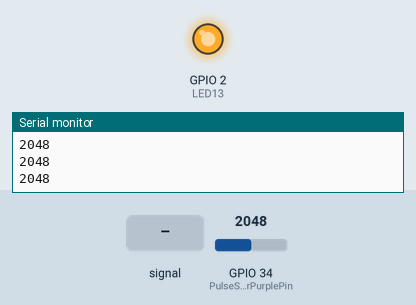
This sketch was run on a simulated ESP32. Parts: output pins drawn as LEDs (lit = HIGH), the last lines printed to the serial monitor. Dashed ring = blinking. The test bench sets the inputs (shaded band); at power-on: GPIO 34 (PulseSensorPurplePin) = 2048.

Above: at 1.2 s.
1.3 s: GPIO 34 (PulseSensorPurplePin) fed a 200 Hz sine of ±1842 counts around its level
At 4.2 s:
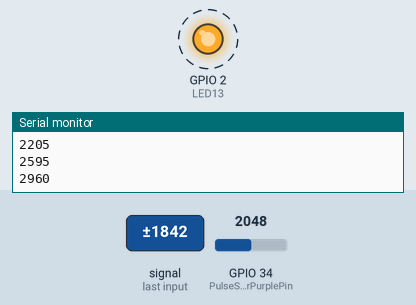
4.3 s: GPIO 34 (PulseSensorPurplePin) set to 2866
At 5.1 s:
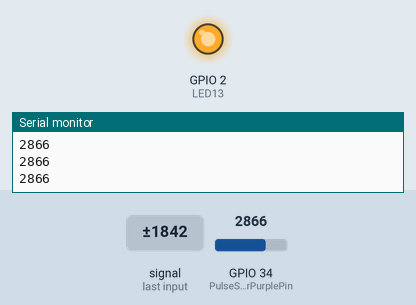
5.8 s: GPIO 34 (PulseSensorPurplePin) set to 478
7.3 s: GPIO 34 (PulseSensorPurplePin) set to 409
At 8.1 s:
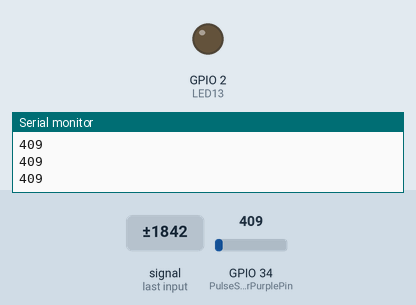
8.8 s: GPIO 34 (PulseSensorPurplePin) set to 490
At 9.4 s:
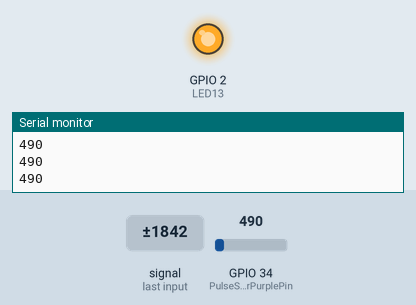
Timing chart, 0 to 11.3 s (numbered marks = the images above; inputs shaded):
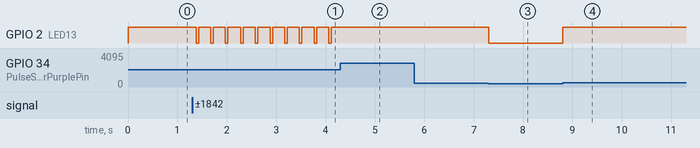

The sketch:

thresHold350.ino
```cpp
/*  PulseSensor Starter Project and Signal Tester
 *  The Best Way to Get Started  With, or See the Raw Signal of, your PulseSensor.com™ & Arduino.
 *
 *  Here is a link to the tutorial
 *  https://pulsesensor.com/pages/code-and-guide
 *
 *  WATCH ME (Tutorial Video):
 *  https://www.youtube.com/watch?v=RbB8NSRa5X4
 *
 *
-------------------------------------------------------------
1) This shows a live human Heartbeat Pulse.
2) Live visualization in Arduino's Cool "Serial Plotter".
3) Blink an LED on each Heartbeat.
4) This is the direct Pulse Sensor's Signal.
5) A great first-step in troubleshooting your circuit and connections.
6) "Human-readable" code that is newbie friendly."

*/


//  Variables
int PulseSensorPurplePin = 34;        // Pulse Sensor PURPLE WIRE connected to ANALOG PIN 0
int LED13 = 2;   //  The on-board Arduion LED


int Signal;                // holds the incoming raw data. Signal value can range from 0-1024
int Threshold = 450;            // Determine which Signal to "count as a beat", and which to ingore.


// The SetUp Function:
void setup() {
  pinMode(LED13,OUTPUT);         // pin that will blink to your heartbeat!
   Serial.begin(9600);         // Set's up Serial Communication at certain speed.

}

// The Main Loop Function
void loop() {

  Signal = analogRead(PulseSensorPurplePin);  // Read the PulseSensor's value.
                                              // Assign this value to the "Signal" variable.

   Serial.println(Signal);                    // Send the Signal value to Serial Plotter.


   if(Signal > Threshold){                          // If the signal is above "550", then "turn-on" Arduino's on-Board LED.
     digitalWrite(LED13,HIGH);
   } else {
     digitalWrite(LED13,LOW);                //  Else, the sigal must be below "550", so "turn-off" this LED.
   }


delay(10);


}
```

Measured:
- the behaviour switches between 451 and 450 on GPIO 34 (PulseSensorPurplePin) (found by bisection; images 2 and 3)
- after the input at 1.3 s, GPIO 2 (LED13): alternates HIGH for 0.24 s and LOW for 0.05 s, starting after 0.08 s
- after the input at 4.3 s, GPIO 2 (LED13): stops changing and stays HIGH
- after the input at 7.3 s, GPIO 2 (LED13): HIGH → LOW at once
- after the input at 8.8 s, GPIO 2 (LED13): LOW → HIGH at once
